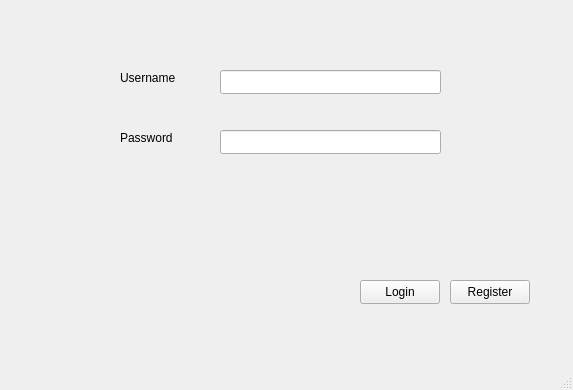
<?xml version="1.0" encoding="UTF-8"?>
<ui version="4.0">
 <class>LoginWindow</class>
 <widget class="QMainWindow" name="LoginWindow">
  <property name="geometry">
   <rect>
    <x>0</x>
    <y>0</y>
    <width>573</width>
    <height>390</height>
   </rect>
  </property>
  <property name="windowTitle">
   <string>MainWindow</string>
  </property>
  <widget class="QWidget" name="centralwidget">
   <widget class="QLabel" name="label_2">
    <property name="geometry">
     <rect>
      <x>120</x>
      <y>130</y>
      <width>60</width>
      <height>16</height>
     </rect>
    </property>
    <property name="text">
     <string>Password</string>
    </property>
   </widget>
   <widget class="QLabel" name="label">
    <property name="geometry">
     <rect>
      <x>120</x>
      <y>70</y>
      <width>62</width>
      <height>16</height>
     </rect>
    </property>
    <property name="text">
     <string>Username</string>
    </property>
   </widget>
   <widget class="QLineEdit" name="lineEdit_username">
    <property name="geometry">
     <rect>
      <x>220</x>
      <y>70</y>
      <width>221</width>
      <height>24</height>
     </rect>
    </property>
   </widget>
   <widget class="QLineEdit" name="lineEdit_password">
    <property name="geometry">
     <rect>
      <x>220</x>
      <y>130</y>
      <width>221</width>
      <height>24</height>
     </rect>
    </property>
   </widget>
   <widget class="QPushButton" name="pushButton">
    <property name="geometry">
     <rect>
      <x>360</x>
      <y>280</y>
      <width>80</width>
      <height>24</height>
     </rect>
    </property>
    <property name="text">
     <string>Login</string>
    </property>
   </widget>
   <widget class="QPushButton" name="pushButton_2">
    <property name="geometry">
     <rect>
      <x>450</x>
      <y>280</y>
      <width>80</width>
      <height>24</height>
     </rect>
    </property>
    <property name="text">
     <string>Register</string>
    </property>
   </widget>
  </widget>
  <widget class="QMenuBar" name="menubar">
   <property name="geometry">
    <rect>
     <x>0</x>
     <y>0</y>
     <width>573</width>
     <height>22</height>
    </rect>
   </property>
  </widget>
  <widget class="QStatusBar" name="statusbar"/>
 </widget>
 <resources/>
 <connections/>
</ui>
